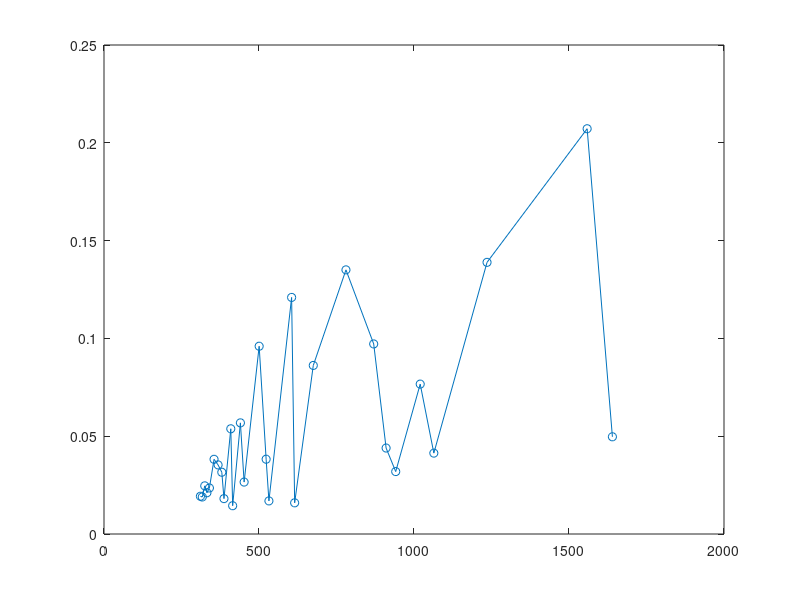

Here is the MATLAB script that generated this plot:
% SAS wavelengths corresponding to other existing SW narrowband
% measurements:
%%
mfrsr_UV = [368, 300, 305, 311, 317, 325, 332];
mfrsr = [415, 500, 615, 673, 870, 940];
cimel= [ 340, 380, 440, 500, 675, 870, 1020, 1640];
NFOV = [673, 870];
RLidar= [355, 387, 409];
HSRL= [532, 1064];
MPL= [523, 532];
VCeil= [910];
AATS14  = 1000.*[0.3535, 0.3800, 0.4520, 0.5005, 0.5204, 0.6052, 0.6751, ...
    0.7805, 0.8645, 0.9410, 1.0191, 1.2356, 1.5585, 2.1391];

lambda = unique([mfrsr_UV,mfrsr,cimel,NFOV,RLidar,HSRL,MPL,VCeil,AATS14]);
%%
lambda(1) =[];lambda(end) = [];
rdiff = diff(lambda)./lambda(2:end);
lambda(find(rdiff<0.01)) = [];
rdiff(rdiff<0.01) = [];
figure; plot(lambda(2:end), rdiff,'-o')

%%
% In email to Yan Shi from me:
% 355 nm
% 387 nm
% 408 nm
% 415 nm
% 440 nm
% 500 nm
% 532 nm
% 650 nm
% 673 nm
% 762 nm
% 870 nm
% 910 nm
% 935 nm 
% 975 nm closest pixel from vis
% 975 nm closest pixel from nir
% 1019 nm from nir
% 1030 nm
% 1050 nm
% 1064 nm
% 1125 nm
% 1175 nm
% 1225 nm
% 1370 nm
% 1440 nm
% 1500 nm
% 1550 nm
% 1637 nm
%%
emailed = 1000.*[0.3550 0.3870 0.4080 0.4150 0.4400 0.5000 0.5320 0.6500 0.6730 0.7620 ...
 0.8700 0.9100 0.9350 0.9750 0.9751 1.0190 1.0300 1.0500 1.0700 1.1250 ...
 1.1750 1.2250 1.3700 1.4400 1.5000 1.5500 1.6370];
%%